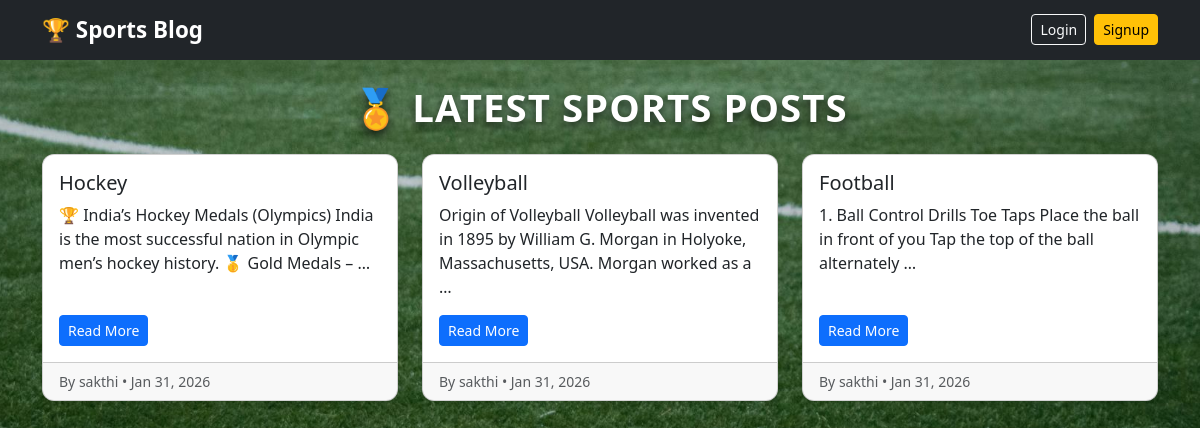
The page / on the database its author committed.
### blog/models.py (models this page shows, shortened)
class Post(models.Model):
    title = models.CharField(max_length=200)
    slug = models.SlugField(max_length=220, unique=True)
    author = models.ForeignKey(User, on_delete=models.CASCADE)
    category = models.ForeignKey(Category, on_delete=models.SET_NULL, null=True, blank=True)
    content = models.TextField()
    featured_image = models.ImageField(upload_to='posts/', null=True, blank=True)
    published = models.BooleanField(default=True)
    created_at = models.DateTimeField(auto_now_add=True)
    updated_at = models.DateTimeField(auto_now=True)
    class Meta:
        ordering = ['-created_at']

### blog/views.py (the view)
# urls.py: path('', views.PostListView.as_view(), name='post_list'),  # ✅ homepage
class PostListView(ListView):
    model = Post
    template_name = 'blog/post_list.html'
    context_object_name = 'posts'
    paginate_by = 9
    def get_queryset(self):
        return Post.objects.filter(published=True)

### blog/templates/blog/post_list.html (shortened to what this page needs)
{% extends "blog/base.html" %}
{% block content %}
<h2 class="text-center mb-4 latest-heading">🏅 LATEST SPORTS POSTS </h2>
<div class="row row-cols-1 row-cols-md-3 g-4">
  {% for post in posts %}
    <div class="col">
      <div class="card h-100 shadow-sm d-flex flex-column">
        <div class="card-body d-flex flex-column">
          <h5 class="card-title">{{ post.title }}</h5>
          <p class="card-text flex-grow-1">
            {{ post.content|truncatewords:20 }}
          </p>
          <a href="{% url 'blog:post_detail' post.pk %}"
             class="btn btn-primary btn-sm mt-auto align-self-start">
            Read More
          </a>
        </div>
        <div class="card-footer text-muted small">
          By {{ post.author }} • {{ post.created_at|date:"M d, Y" }}
        </div>
      </div>
    </div>
  {% empty %}
    <p class="text-center text-muted">
      No posts yet! Add your first one.
    </p>
  {% endfor %}
</div>
{% endblock %}

### blog/templates/blog/base.html (shortened to what this page needs)
{% load static %}
<!DOCTYPE html>
<html lang="en">
<head>
  <link href="https://cdn.jsdelivr.net/npm/bootstrap@5.3.3/dist/css/bootstrap.min.css" rel="stylesheet">
  <link rel="stylesheet" href="{% static 'blog/css/style.css' %}">
</head>
<body>
{% if request.resolver_match.url_name != 'login' %}
<nav class="navbar navbar-expand-lg navbar-dark bg-dark mb-4">
  <div class="container">
    <a class="navbar-brand fw-bold" href="{% url 'blog:post_list' %}">
      🏆 Sports Blog
    </a>
    <div class="collapse navbar-collapse" id="navbarNav">
      <ul class="navbar-nav ms-auto align-items-center">
        {% if user.is_authenticated %}
          <li class="nav-item me-2">
            <a href="{% url 'blog:post_create' %}" class="btn btn-success btn-sm">
              ➕ New Post
            </a>
          </li>
          <li class="nav-item me-2">
            <span class="btn btn-secondary btn-sm">
              👤 {{ user.username }}
            </span>
          </li>
          <li class="nav-item">
            <form method="post" action="{% url 'blog:logout' %}" class="d-inline">
              {% csrf_token %}
              <button type="submit" class="btn btn-danger btn-sm">
                🚪 Logout
              </button>
            </form>
          </li>
        {% else %}
          <li class="nav-item me-2">
            <a href="{% url 'blog:login' %}" class="btn btn-outline-light btn-sm">
              Login
            </a>
          </li>
          <li class="nav-item">
            <a href="{% url 'blog:signup' %}" class="btn btn-warning btn-sm">
              Signup
            </a>
          </li>
        {% endif %}
      </ul>
    </div>
  </div>
</nav>
{% endif %}
<div class="container">
  {% block content %}{% endblock %}
</div>
</body>
</html>

### blog/static/blog/css/style.css (style rules this page uses)
body { background-color: #f8f9fa; }
.card { border-radius: 12px; }
.navbar-brand { font-weight: bold; font-size: 1.4rem; }
body { background-image: url("../images/background2.jpg"); background-size: cover; background-repeat: no-repeat; background-attachment: fixed; background-position: center; background-color: #f8f9fa; }
.latest-heading { color: #ffffff; font-weight: 900; font-size: 2.4rem; letter-spacing: 1px; text-shadow: 0 4px 10px rgba(0,0,0,0.7); margin-bottom: 2rem; }

### rows shown on the page
Post: title "Hockey", content "🏆 India’s Hockey Medals (Olympics) India is the most successful nation in Olympic men’s hockey history. 🥇 Gold Medals – …", author "sakthi", created_at "Jan 31, 2026"
Post: title "Volleyball", content "Origin of Volleyball Volleyball was invented in 1895 by William G. Morgan in Holyoke, Massachusetts, USA. Morgan worked as a …", author "sakthi", created_at "Jan 31, 2026"
Post: title "Football", content "1. Ball Control Drills Toe Taps Place the ball in front of you Tap the top of the ball alternately …", author "sakthi", created_at "Jan 31, 2026"
